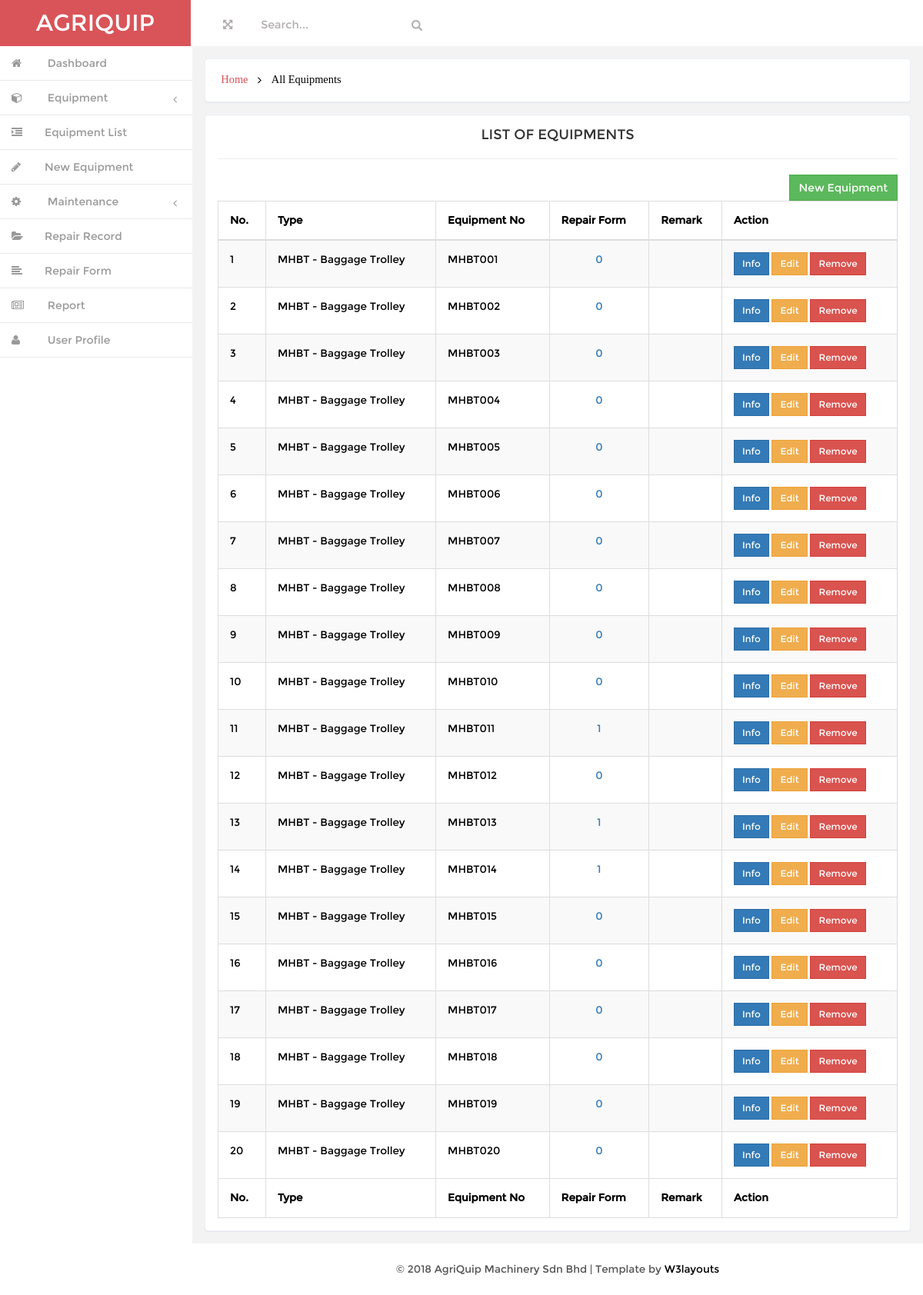
The page /user/admin/equipmentlist.php on the database as committed earlier.
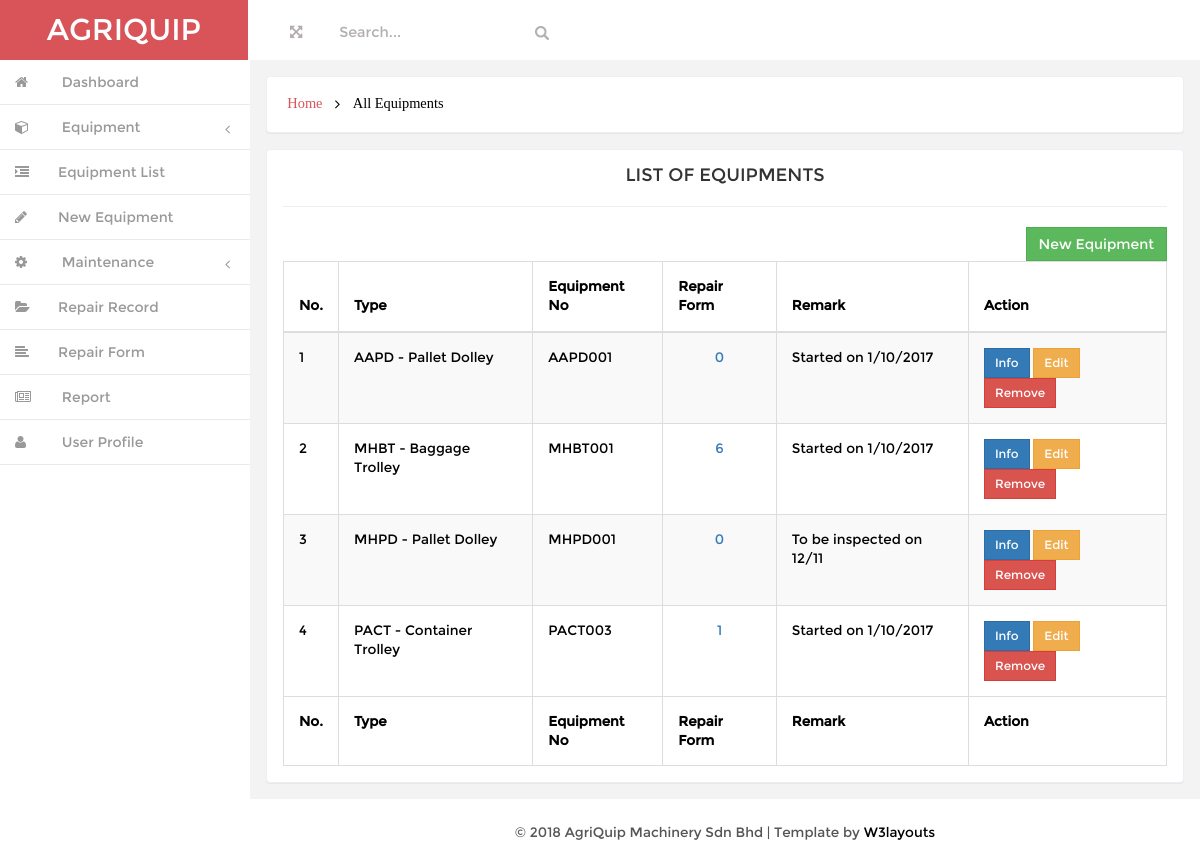
The same page on the database as committed later.
### tables this page shows
CREATE TABLE IF NOT EXISTS `equipment` (
  `id` int(20) NOT NULL AUTO_INCREMENT,
  `type_name` varchar(200) NOT NULL,
  `equipment_no` varchar(200) NOT NULL,
  `manufacture_year` varchar(200) NOT NULL,
  `seriel_no` varchar(200) NOT NULL,
  `remark` varchar(200) NOT NULL,
  `type_id` int(20) NOT NULL,
  PRIMARY KEY (`id`)
);

### user/admin/equipmentlist.php (the view, shortened to what the changed rows need)
<!DOCTYPE HTML>
<html>
<head>
<link href="css/bootstrap.min.css" rel='stylesheet' type='text/css' />
<link href="css/style.css" rel='stylesheet' type='text/css' />
<link href="css/font-awesome.css" rel="stylesheet">
<link href="css/custom.css" rel="stylesheet">
<?php include "database.php"; ?>
</head>
<body>
<div id="wrapper">
        <nav class="navbar-default navbar-static-top" role="navigation">
             <div class="navbar-header">
               <h1> <a class="navbar-brand" href="index.html">AGRIQUIP</a></h1>
			   </div>
        </nav>
		 <div id="page-wrapper" class="gray-bg dashbard-1">
       <div class="content-main">
		     <div class="banner">
		    	<h2>
				<a href="index.html">Home</a>
				<i class="fa fa-angle-right"></i>
				<span>All Equipments</span>
				</h2>
		    </div>
 	<div class="blank">
			<div class="blank-page">
        <div class="body">
					<div class="table-responsive">
        <table class="table table-striped table-bordered table-hover table-sm" id="dataTables-example">
          <thead>
            <tr>
              <th>No.</th>
							<th>Type</th>
              <th>Equipment No</th>
							<th>Repair Form</th>
							<th>Remark</th>
							<th>Action</th>
						</tr>
          </thead>
					<tfoot>
						<tr>
              <th>No.</th>
							<th>Type</th>
              <th>Equipment No</th>
							<th>Repair Form</th>
							<th>Remark</th>
							<th>Action</th>
						</tr>
          </tfoot>
					<tbody>
						<?php
							$count = 0;
							$sql = "SELECT equipment.id, equipment.type_name, equipment.equipment_no, equipment.manufacture_year, equipment.seriel_no, equipment.remark, equipment_type.company_name
                      FROM equipment LEFT JOIN equipment_type ON equipment.type_name=equipment_type.type_name ORDER BY equipment_no ASC";
							$result = $conn->query($sql);
							while($row = $result->fetch_assoc()){
                $equipment_id = $row["id"];
                $type_name = $row["type_name"];
								$equipment_no = $row["equipment_no"];
								$remark = $row["remark"];
								$count++;
						?>
            <?php
            $sqlrepair="SELECT repair_id FROM repair WHERE equipment_no='$equipment_no'";
            if ($resultrepair=mysqli_query($conn,$sqlrepair))
              {
              $rowcountrepair=mysqli_num_rows($resultrepair);
            }
            ?>
						<tr>
							<td><?php echo $count; ?></td>
							<td><?php echo $type_name; ?></td>
							<td><?php echo $equipment_no; ?></td>
							<td align="center"><?php echo "<a href = 'equipment_repairlist.php?equipment_no=$equipment_no'>$rowcountrepair</a>"; ?></td>
							<td><?php echo $remark; ?></td>
							<td>
								<div>
									<a href="#equipmentInfo<?php echo $equipment_no;?>" data-toggle="modal"><button type="button" class="btn btn-sm btn-primary">Info</button></a>
									<a href="#editEquipment<?php echo $equipment_id;?>" data-toggle="modal"><button type='button' class='btn btn-sm btn-warning'>Edit</button></a>
									<a href="#deleteEquipment<?php echo $equipment_no;?>" data-toggle="modal"><button type='button' class='btn btn-sm btn-danger'>Remove</button></a>
								</div>
							</td>
						</tr>
						<?php }
               ?>
					</tbody>
        </table>
			</div>
		</div>
	 </div>
	</div>
		</div>
		</div>
       </div>
</body>
</html>

Rows that differ between the two databases and show on the page:
removed equipment: type_name "MHBT - Baggage Trolley", equipment_no "MHBT005", rowcountrepair "0"
removed equipment: type_name "MHBT - Baggage Trolley", equipment_no "MHBT006", rowcountrepair "0"
removed equipment: type_name "MHBT - Baggage Trolley", equipment_no "MHBT007", rowcountrepair "0"
removed equipment: type_name "MHBT - Baggage Trolley", equipment_no "MHBT008", rowcountrepair "0"
removed equipment: type_name "MHBT - Baggage Trolley", equipment_no "MHBT009", rowcountrepair "0"
removed equipment: type_name "MHBT - Baggage Trolley", equipment_no "MHBT010", rowcountrepair "0"
removed equipment: type_name "MHBT - Baggage Trolley", equipment_no "MHBT011", rowcountrepair "1"
removed equipment: type_name "MHBT - Baggage Trolley", equipment_no "MHBT012", rowcountrepair "0"
removed equipment: type_name "MHBT - Baggage Trolley", equipment_no "MHBT013", rowcountrepair "1"
removed equipment: type_name "MHBT - Baggage Trolley", equipment_no "MHBT014", rowcountrepair "1"
removed equipment: type_name "MHBT - Baggage Trolley", equipment_no "MHBT015", rowcountrepair "0"
removed equipment: type_name "MHBT - Baggage Trolley", equipment_no "MHBT016", rowcountrepair "0"
removed equipment: type_name "MHBT - Baggage Trolley", equipment_no "MHBT017", rowcountrepair "0"
removed equipment: type_name "MHBT - Baggage Trolley", equipment_no "MHBT018", rowcountrepair "0"
removed equipment: type_name "MHBT - Baggage Trolley", equipment_no "MHBT019", rowcountrepair "0"
removed equipment: type_name "MHBT - Baggage Trolley", equipment_no "MHBT020", rowcountrepair "0"
changed equipment: type_name "MHBT - Baggage Trolley" → "AAPD - Pallet Dolley"; equipment_no "MHBT001" → "AAPD001"; remark (not shown) → "Started on 1/10/2017"
changed equipment "MHBT - Baggage Trolley": equipment_no "MHBT004" → "MHBT001"; rowcountrepair "0" → "6"; remark (not shown) → "Started on 1/10/2017"; moves up the list
changed equipment: type_name "MHBT - Baggage Trolley" → "MHPD - Pallet Dolley"; equipment_no "MHBT002" → "MHPD001"; remark (not shown) → "To be inspected on 12/11"
changed equipment: type_name "MHBT - Baggage Trolley" → "PACT - Container Trolley"; equipment_no "MHBT003" → "PACT003"; rowcountrepair "0" → "1"; remark (not shown) → "Started on 1/10/2017"
